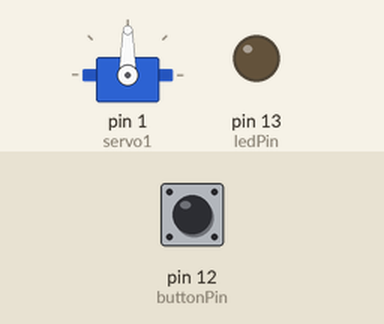
This sketch was run on a simulated Arduino Uno, built with avr-gcc and run on an emulated ATmega328P. Shown: servo, output pins drawn as LEDs (lit = HIGH). Dashed ring = blinking. Inputs (shaded band) come from the test bench; at power-on: pin 12 (buttonPin) HIGH. What the sketch prints to the serial monitor is not drawn.

Above: at 1.2 s.
1.3 s: pin 12 (buttonPin) pulled LOW for 3.2 s
At 4.9 s:
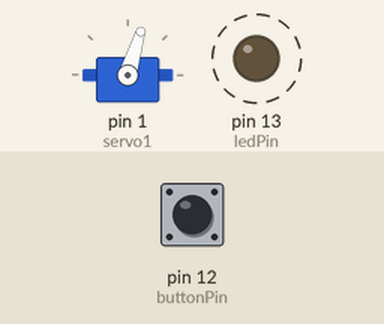
Timing chart, 0 to 6.4 s (numbered marks = the images above; inputs shaded):
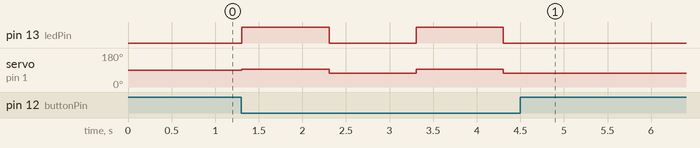

The sketch:

MEADE_AUTOFOCUS__04.ino
```cpp
#include <Servo.h>
 Servo servo1;
 int pos=0;
 int buttonPin = 12;
 int buttonPin2=11;
 int ledPin = 13;

void setup()
{
 pinMode(buttonPin, INPUT_PULLUP);
 pinMode(buttonPin2, INPUT_PULLUP);
 pinMode(ledPin, OUTPUT);
 Serial.begin(9600);
 servo1.attach (1);
}

void loop()
{
  int buttonVal= digitalRead (buttonPin);
  Serial.println(buttonVal);
  if(buttonVal == LOW)
  {
    servo1.writeMicroseconds(1510);
    digitalWrite(ledPin, HIGH);
    delay(1000);
    digitalWrite(ledPin, LOW);
    servo1.writeMicroseconds(1300);
    delay(1000);
  //servo1.write(90);
  //delay(15);
  }
  //else
  //{
   //servo1.writeMicroseconds(1510);
   //delay(2000);
   //servo1.write(0);
   //delay(15);
  //}
}
```

Measured:
- after the input at 1.3 s, pin 13 (ledPin): alternates HIGH for 1.0 s and LOW for 1.0 s, 4 changes in all, then stays LOW, starting at once; servo on pin 1 (servo1): alternates 94° for 1.0 s and 73° for 1.0 s, 4 changes in all, then stays 73°, starting at once
